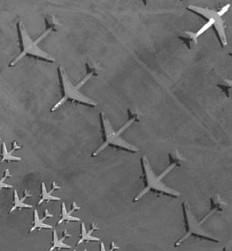
%> input picture ucak1.jpg, 232 x 251 px
$ octave yeriniterkedenucaklarintespiti.m   (GNU Octave 9; MATLAB toolbox functions it lacks are replaced by stand-ins)
%> lines starting %> are read from the running program, lines starting %| are printed output that depends on the picture; in (x1, y1, x2, y2) boxes, pixels count from 0 and x2, y2 are one past the last pixel; in counts of white or black regions, pixels touching at a corner belong together; the program's own positions count from 1
clc;
clear;

r1 = imread("ucak1.jpg");
%> r1 is the input picture: size 251x232 uint8; min 23, max 255, mean 106.4
r2 = imread("ucak2.jpg");
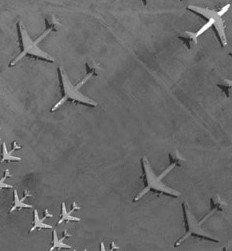
%> input picture ucak2.jpg, 232 x 251 px
%> r2 is the input picture: size 251x232 uint8; min 17, max 255, mean 106.3

imshow(r1);
imshow(r2);

fark = imsubtract(r1,r2);
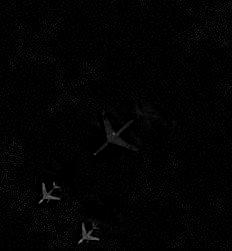
%> fark: size 251x232 uint8; min 0, max 129, mean 2.8
imshow(fark);

imgfark = imbinarize(fark);
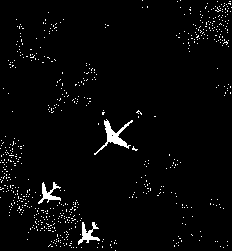
%> imgfark: size 251x232 logical; 2.8% white; 634 white regions (631 under 20 px), largest, box (x1, y1, x2, y2) and area: (94, 119, 133, 155) 337, (78, 222, 100, 245) 194, (38, 182, 61, 204) 187
imshow(imgfark);

imgfark2 = fark>20;
%> imgfark2: size 251x232 logical; 1.9% white; 388 white regions (385 under 20 px), largest, box (x1, y1, x2, y2) and area: (94, 123, 130, 155) 260, (78, 222, 100, 245) 183, (39, 182, 61, 204) 169
imshow(imgfark2);

imgfark = bwareaopen(imgfark2,30);
imshow(imgfark);

se = strel('square',4);
imgdilate = imdilate(imgfark,se);
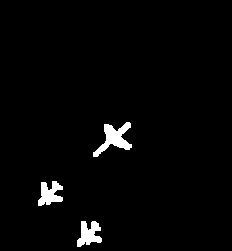
%> imgdilate: size 251x232 logical; 2.3% white; 3 white regions
imshow(imgdilate);

[etiketler,ucaksayisi] = bwlabel(imgdilate);
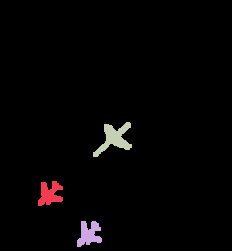
%> etiketler: size 251x232 double; 4 distinct labels, from 0 to 3; one colour per label, 0 black
%> ucaksayisi = 3
ucakozellikleri = regionprops(etiketler,'all');
%> ucakozellikleri = 3 regions; box (x1, y1, x2, y2), Area, Centroid, MajorAxisLength, MinorAxisLength and Eccentricity: (93, 122, 132, 157) 564 [114.9 139.1] 42.33 28.55 0.738, (77, 221, 102, 247) 402 [89.6 234.6] 28.62 23.29 0.581, (38, 181, 63, 206) 391 [50.5 194.5] 28.15 23.23 0.565
merkezler = [ucakozellikleri.Centroid];
%> merkezler = [50.45 194.5 89.64 234.6 114.9 139.1]

imshow(r1);
x = merkezler(1:2:end);
%> x = [50.45 89.64 114.9]
y = merkezler(2:2:end);
%> y = [194.5 234.6 139.1]

hold on;
plot(x,y,'yo','MarkerSize',35,'LineWidth',4);
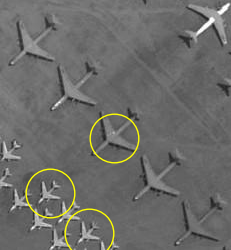
%> figure redrawn from the program's plot data

figure,imshow(r2);

hold on;
plot(x,y,'bo','MarkerSize',35,'LineWidth',4);
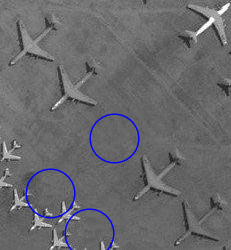
%> figure redrawn from the program's plot data
